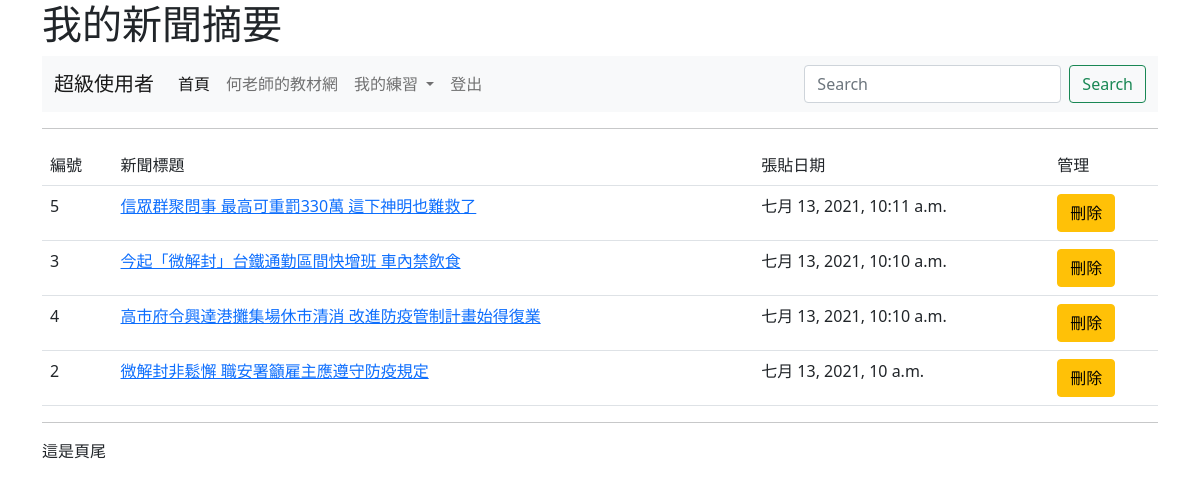
Page /news/ (signed in) on the committed database.
### mysite/models.py (models this page shows, shortened)
class Post(models.Model):
	title = models.CharField(max_length=200)
	content = models.TextField()
	pub_date = models.DateTimeField(default=timezone.now)
	class Meta:
		ordering = ('-pub_date',)

### mysite/views.py (the view)
# urls.py: path('news/', views.news),
def news(request):
	posts = Post.objects.all()
	return render(request, "news.html", locals())

### templates/news.html (shortened to what this page needs)
{% extends "base.html" %}
{% block main %}
	<hr>
	<table class="table table-hover">
		<tr><td>編號</td><td>新聞標題</td><td>張貼日期</td>
			{% if request.user.is_superuser %}
				<td>管理</td>
			{% endif %}
		</tr>
	{% for post in posts %}
		<tr>
            <td>{{post.id}}</td>
			{% if request.user.is_authenticated %}
			<td><a  href="/show/{{post.id}}">{{post.title}}</a></td>
			{% else %}
			<td>{{post.title}}</td>
			{% endif %}
			<td>{{post.pub_date}}</td>
			{% if request.user.is_superuser %}
				<td><a class='btn btn-warning' href="/delete/{{post.id}}">刪除</a></td>
			{% endif %}
		</tr>
    {% endfor %}
	</table>
{% endblock %}

### templates/menu.html (shortened to what this page needs)
<nav class="navbar navbar-expand-lg navbar-light bg-light">
  <div class="container-fluid">
    <a class="navbar-brand" href="#">
      {% if request.user.is_authenticated %}
        {{ request.user.first_name }}
      {% else %}
        未登入的訪客
      {% endif %}
    </a>
    <div class="collapse navbar-collapse" id="navbarSupportedContent">
      <ul class="navbar-nav me-auto mb-2 mb-lg-0">
        <li class="nav-item">
          <a class="nav-link active" aria-current="page" href="/">首頁</a>
        </li>
        <li class="nav-item">
          <a class="nav-link" href="https://104.es">何老師的教材網</a>
        </li>
        <li class="nav-item dropdown">
          <a class="nav-link dropdown-toggle" href="#" id="navbarDropdown" role="button" data-bs-toggle="dropdown" aria-expanded="false">
            我的練習
          </a>
        </li>
        {% if request.user.is_authenticated %}
        <li class="nav-item">
          <a class="nav-link" href="/logout/" tabindex="-1">登出</a>
        </li>
        {% else %}
        <li class="nav-item">
          <a class="nav-link" href="/admin/login/?next=/" tabindex="-1">登入</a>
        </li>
        {% endif %}
      </ul>
      <form class="d-flex">
        <input class="form-control me-2" type="search" placeholder="Search" aria-label="搜尋">
        <button class="btn btn-outline-success" type="submit">Search</button>
      </form>
    </div>
  </div>
</nav>

### rows in the picture
Post: id "5", title "信眾群聚問事 最高可重罰330萬 這下神明也難救了", pub_date "七月 13, 2021, 10:11 a.m."
Post: id "3", title "今起「微解封」台鐵通勤區間快增班 車內禁飲食", pub_date "七月 13, 2021, 10:10 a.m."
Post: id "4", title "高市府令興達港攤集場休市清消 改進防疫管制計畫始得復業", pub_date "七月 13, 2021, 10:10 a.m."
Post: id "2", title "微解封非鬆懈 職安署籲雇主應遵守防疫規定", pub_date "七月 13, 2021, 10 a.m."

### other values in the picture
{{ request.user.first_name }} "超級使用者"
